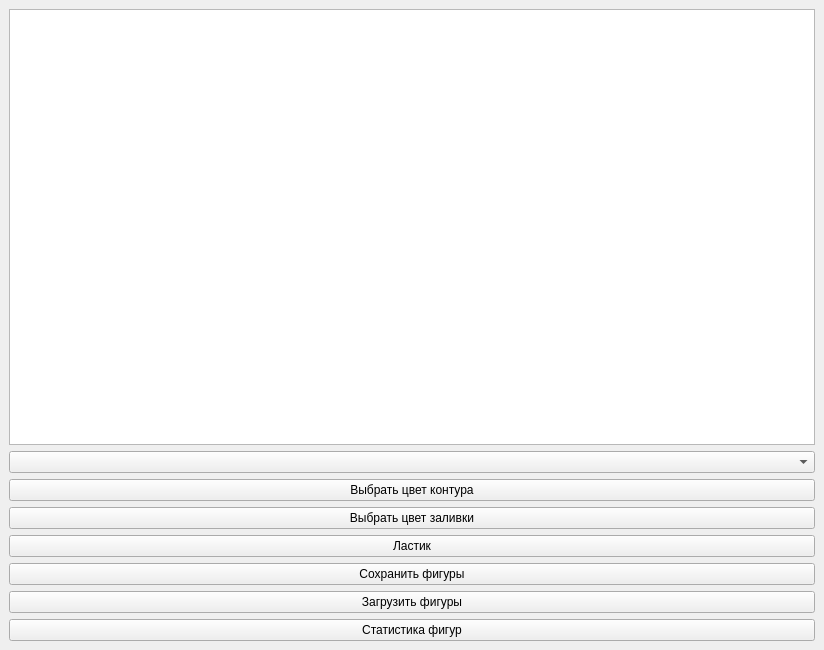
<?xml version="1.0" encoding="UTF-8"?>
<ui version="4.0">
 <class>MainWindow</class>
 <widget class="QMainWindow" name="MainWindow">
  <property name="geometry">
   <rect>
    <x>0</x>
    <y>0</y>
    <width>824</width>
    <height>650</height>
   </rect>
  </property>
  <property name="windowTitle">
   <string>MainWindow</string>
  </property>
  <widget class="QWidget" name="centralwidget">
   <layout class="QVBoxLayout" name="verticalLayout">
    <item>
     <widget class="QGraphicsView" name="graphicsView"/>
    </item>
    <item>
     <widget class="QComboBox" name="comboBoxShape"/>
    </item>
    <item>
     <widget class="QPushButton" name="btnOutlineColor">
      <property name="text">
       <string>Выбрать цвет контура</string>
      </property>
     </widget>
    </item>
    <item>
     <widget class="QPushButton" name="btnFillColor">
      <property name="text">
       <string>Выбрать цвет заливки</string>
      </property>
     </widget>
    </item>
    <item>
     <widget class="QPushButton" name="btnErase">
      <property name="checkable">
       <bool>true</bool>
      </property>
      <property name="text">
       <string>Ластик</string>
      </property>
     </widget>
    </item>
    <item>
     <widget class="QPushButton" name="btnSave">
      <property name="text">
       <string>Сохранить фигуры</string>
      </property>
     </widget>
    </item>
    <item>
     <widget class="QPushButton" name="btnLoad">
      <property name="text">
       <string>Загрузить фигуры</string>
      </property>
     </widget>
    </item>
	   <item>
		   <widget class="QPushButton" name="btnStats">
			   <property name="text">
				   <string>Статистика фигур</string>
			   </property>
		   </widget>
	   </item>
   </layout>
  </widget>
 </widget>
 <resources/>
 <connections/>
</ui>
